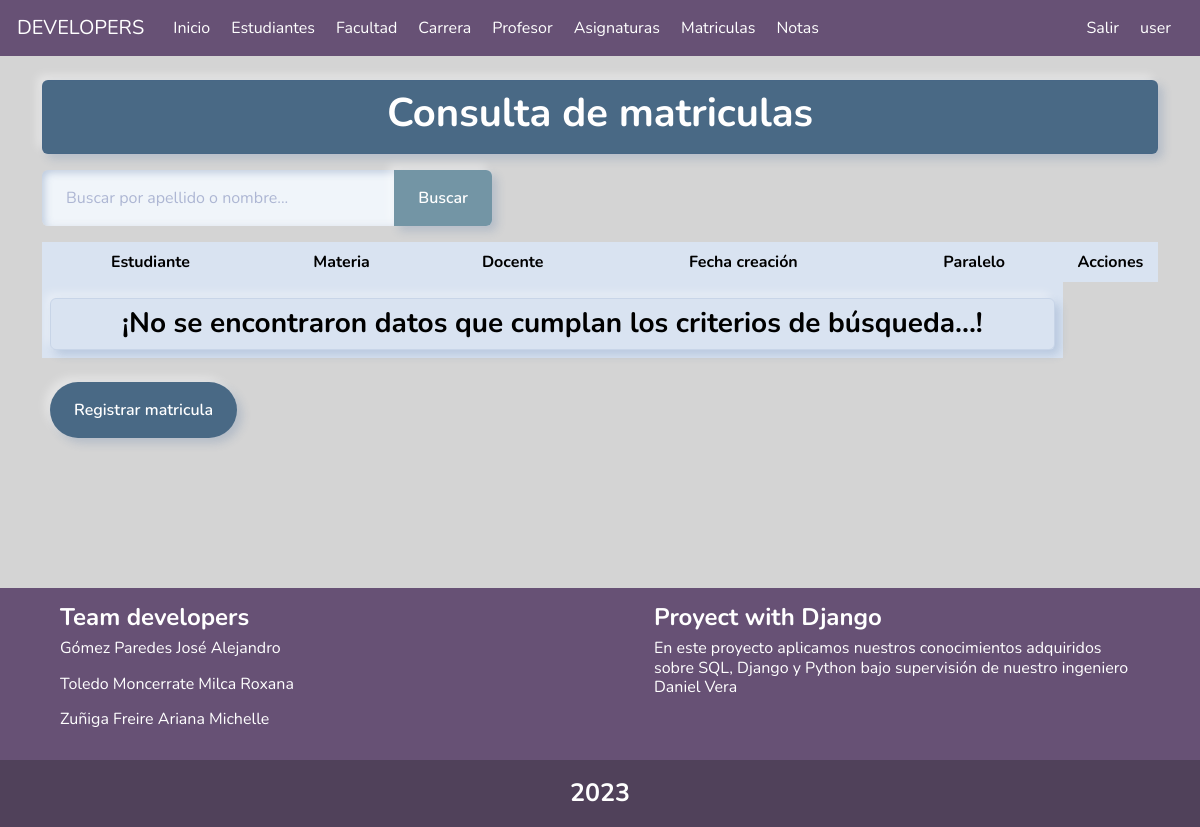
Page /enroll/ (signed in) on the earlier database version.
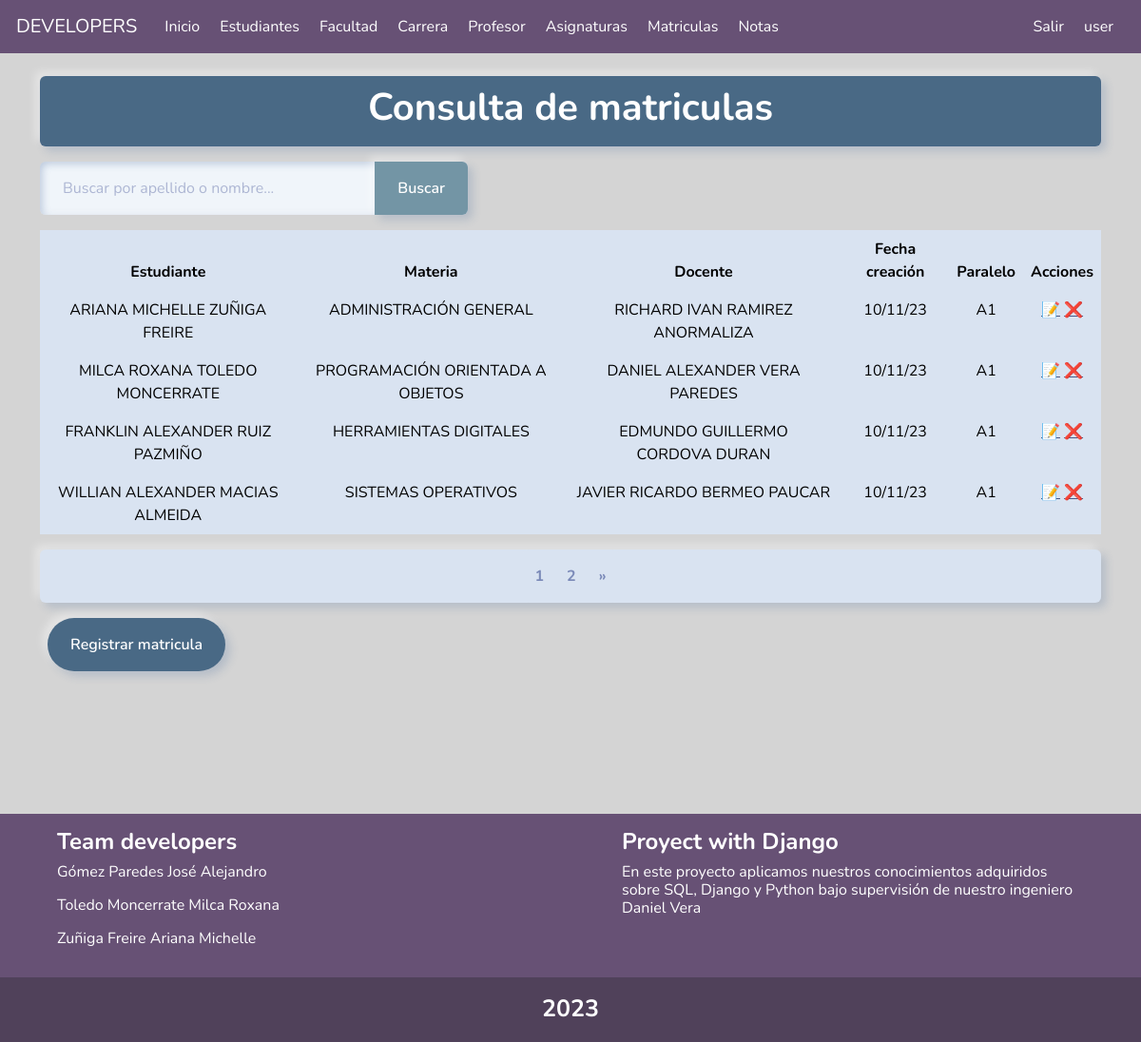
Same page on the later database version.
### notas/models.py (models this page shows, shortened)
class enrollment(models.Model):
    student = models.ForeignKey(Student, on_delete=models.CASCADE)
    subject = models.ForeignKey(Subject, on_delete=models.CASCADE)
    teacher = models.ForeignKey(Teacher, on_delete=models.PROTECT)
    fecha = models.DateTimeField(auto_now_add=True)
    paralell = models.CharField(
        'paralell', max_length=20, blank=False, null=False)

class Student(models.Model):
    firstname = models.CharField(
        'Nombres', max_length=200, null=False, blank=False)
    lastname = models.CharField(
        verbose_name="Apellidos", max_length=200, blank=False, null=False)
    created = models.DateTimeField(auto_now_add=True)
    dategraduate = models.DateTimeField(
        'Fecha Graduacion', null=True, blank=True)
    graduate = models.BooleanField('Graduado', default=False)
    user = models.ForeignKey(User, on_delete=models.CASCADE)
    carrera = models.ForeignKey(Carrer, default=None, on_delete=models.PROTECT)
    photo = models.ImageField(default='../media/default_photo.png',
                              upload_to='studentPhoto', blank=True, null=True)
    class Meta:
        verbose_name = ('Student')
        verbose_name_plural = ('Students')
        ordering = ('-lastname',)

class Subject(models.Model):
    name = models.CharField(verbose_name="name", max_length=200)
    code = models.CharField(verbose_name="code", max_length=20)
    semestre = models.IntegerField('semestre', default=1)
    is_active = models.BooleanField(verbose_name="is_active", default=True)

class Teacher(models.Model):
    firstname = models.CharField('Nombres', max_length=200)
    lastname = models.CharField(verbose_name="Apellidos", max_length=200)
    created = models.DateTimeField(auto_now_add=True)
    photo = models.ImageField(default='../media/default_photo.png',
                                upload_to='teacherPhoto', blank=True, null=True)
    user = models.ForeignKey(User, on_delete=models.CASCADE)
    class Meta:
        verbose_name = ('Teacher')
        verbose_name_plural = ('Teachers')
        ordering = ('-lastname',)

### notas/enroll.py (the view)
# urls.py: path('enroll/', enroll.init, name='enroll'),
@login_required
def init(request):
    print(request)
    context, Enrolls = None, None
    try:
        query = request.GET.get('q')  # ver
        if query:
            Enrolls = (enrollment.objects.filter(
                student__firstname__icontains=query) or
                enrollment.objects.filter
                (student__lastname__icontains=query) or
                enrollment.objects.filter
                (subject__name__icontains=query))
        else:
            Enrolls = enrollment.objects.all()
        paginator = Paginator(Enrolls, 4)
        pagina = request.GET.get('page', 1)
        matriculas_paginadas = paginator.get_page(pagina)
        context = {
            'matriculas': matriculas_paginadas,
            'title': 'Consulta de matriculas',
            'paginator': paginator,
            'num_pages': paginator.num_pages,
        }
        return render(request, 'matricula/enrolls.html', context)
    except ValueError:
        print(ValueError)
        return render(request, 'matricula/enrolls.html',
                      {'title': 'Consulta de matriculas',
                       'error': 'Ha ocurrido un error en la consulta'})

### notas/templates/matricula/enrolls.html (shortened to what this page needs)
{% extends "base.html" %}
{% load static%}
{% block content %}
 <div class="container">
    <div class="py-2 mt-4 border border-1 shadow rounded text-center color">
        <h1 class="fw-bold text-white text-success">{{title}}</h1>
    </div>
   <div class="mt-3">
        <div class="mt-2 d-flex justify-content-between flex-wrap">
            <form action="" style="max-width: 450px;">
                <div class="input-group">
                    <input type="text" size="100" class="form-control" placeholder="Buscar por apellido o nombre..." name="q" value="{{ request.GET.q }}">
                    <button class="btn botones text-white" data-bs-toggle="tooltip" data-bs-title="Escriba parte del apellido o nombre y click en buscar">
                        Buscar
                    </button>
                </div>
            </form>
        </div>
  </div>
  <div class="table-responsive mt-3">
     <table class="table table-borderless table-fluid">
    <thead class="text-center text-light ">
      <tr >
        <th>Estudiante</th>
        <th>Materia</th>
        <th>Docente</th>
        <th>Fecha creación</th>
        <th>Paralelo</th>
        <th>Acciones</th>
      </tr>
    </thead>
    <tbody>
      {% for matricula in matriculas %}
      <tr>
        <td style="text-align: center;">{{matricula.student.firstname|upper}} {{matricula.student.lastname|upper}}</td>
        <td style="text-align: center;">{{matricula.subject.name|upper}}</td>
        <td style="text-align: center;">{{matricula.teacher.firstname|upper}} {{matricula.teacher.lastname|upper}}</td>
        <td style="text-align: center;">{{matricula.fecha|date:"d/m/y"}}</td>
        <td style="text-align: center;">{{matricula.paralell|upper}}</td>
        <td style="text-align: center;">
          <a href="{% url 'update_enroll' matricula.id %}" data-bs-toggle="tooltip" data-bs-title="Editar matricula">📝</a>
          <a href="{% url 'delete_enroll' matricula.id %}" data-bs-toggle="tooltip" data-bs-title="Eliminar matricula">❌</a>
        </td>
      </tr>
      {% empty %}
      <tr>
         <td colspan="5" class="fw-bold h3 text-center">
            <div class="py-2 mt-2 border border-1 shadow rounded text-center">
              ¡No se encontraron datos que cumplan los criterios de búsqueda...!
            </div>
          </td>
      </tr>
    {% endfor %}
    </tbody>
     </table>
  </div>
  {% if paginator.num_pages > 1 %}
    <ul class="pagination">
        {% for page_num in paginator.page_range %}
            <li class="page-item text-danger fw-bold {% if page_num == pagina %}active{% endif %}">
                <a class="page-link fw-bold" href="{% url 'enroll' %}?page={{ page_num }}">{{ page_num }}</a>
            </li>
        {% endfor %}
        <li class="page-item">
            <a class="page-link fw-bold" href="{% url 'enroll' %}?page={{ paginator.num_pages }}">&raquo;</a>
        </li>
    </ul>
  {% endif %}
  <div class="m-2">
    <a href="{% url 'create_enroll' %}" class="btn color text-white" data-bs-toggle="tooltip" data-bs-title="Ingresar una nueva matricula">
        Registrar matricula
    </a>
  </div>
</div>
{% endblock content %}

### notas/templates/base.html (shortened to what this page needs)
<!DOCTYPE html>
<html lang="es">
  <head>
    {% load static%}
    <link rel="stylesheet" href={% static 'css/bootstrap.min.css' %}>
    <link rel="stylesheet" href={% static 'css/estilos.css' %}>
  </head>
  <body class="fondo">
    <div>
        <nav class="navbar navbar-expand-lg " data-bs-theme="dark">
      <div class="container-fluid"  class="navbar">
        <a class="navbar-brand" href="#">DEVELOPERS</a>
        <div class="collapse navbar-collapse" id="navbarColor01">
          <ul class="navbar-nav me-auto">
            <li class="nav-item">
              <a class="nav-link active" href={% url 'home' %}>Inicio
            </li>
            <li class="nav-item">
              <a class="nav-link" href={% url 'students' %}>Estudiantes</a>
            </li>
            <li class="nav-item">
              <a class="nav-link" href={%url 'faculty'%}>Facultad</a>
            </li>
            <li class="nav-item">
              <a class="nav-link" href="{%url 'carrers'%}">Carrera</a>
            </li>
            <li class="nav-item">
              <a class="nav-link" href={% url 'teachers'%}>Profesor</a>
            </li>
            <li class="nav-item">
              <a class="nav-link" href={%url 'subjects'%}>Asignaturas</a>
            </li>
            <li class="nav-item">
              <a class="nav-link" href={%url 'enroll'%}>Matriculas</a>
            </li>
            <li class="nav-item">
              <a class="nav-link" href={%url 'calification'%}>Notas</a>
            </li>
          </ul>
          <ul class="navbar-nav me-right">
            {% if user.is_authenticated %}
              <li class="nav-item">
                <a class="nav-link" href={% url 'logout' %}>Salir</a>
              </li>
              <li class="nav-item nav-link">
                {{user.username}} <img src="{{user.userprofile.photo.url}}" style="width:50px; heigth:50px">
              </li>
            {% else %}
                  <li class="nav-item" ><a class="nav-link" href={% url 'login' %}>Iniciar Sesion</a></li>
            {% endif %}
          </ul>
        </div>
      </div>
    </nav>
    </div>
    {% block content %}
    {% endblock content %}
    {% include 'footer.html' %}
  </body>
</html>

### notas/templates/footer.html
{% block footer %}
    <footer class="pie-pagina">
        <div class="grupo1">
            <div class="box">
                <h4 class="fw-bold text-white">Team developers</h4>
                <p>Gómez Paredes José Alejandro</p>
                <p>Toledo Moncerrate Milca Roxana</p>
                <p>Zuñiga Freire Ariana Michelle</p>
            </div>
            <div class="box">
                <h4 class="fw-bold text-white">Proyect with Django</h4>
                <p>En este proyecto aplicamos nuestros conocimientos adquiridos sobre SQL, Django y Python bajo supervisión de nuestro ingeniero Daniel Vera</p>
            </div>
        </div>
        <div class="grupo2">
            <small class="fw-bold">2023</small>
        </div>
    </footer>
{% endblock footer %}

### static/css/estilos.css (style rules this page uses)
.fondo { background-color: rgb(212, 212, 212) }
.navbar { background-color: #675175; text-indent: 5px; }
.nav-link { color: #fff; }
.color { background-color: #496985; }
.botones { background: #7395a5; }
.pie-pagina { width: 100%; background-color: #675175; margin-top: 150px; }
.pie-pagina .grupo1 { padding: 15px 0px ; width: 90%; max-width: 1200px; margin: auto; display:flex; justify-content: space-between; }
.pie-pagina .grupo1 .box { width: 45%; color: #fff; font-size: 16px; line-height: 1.2; }
.pie-pagina .grupo1 .box:last-child { margin-left: 5px; }
.pie-pagina .grupo2 { background-color: #50415a; padding: 15px 10px; text-align: center; color: #fff; }
.pie-pagina .grupo2 small { font-size: 25px; }

Differences in the rows shown:
added enrollment: student.firstname "ARIANA MICHELLE", student.lastname "ZUÑIGA FREIRE", subject.name "ADMINISTRACIÓN GENERAL", teacher.firstname "RICHARD IVAN", teacher.lastname "RAMIREZ ANORMALIZA", fecha "10/11/23", paralell "A1"
added enrollment: student.firstname "MILCA ROXANA", student.lastname "TOLEDO MONCERRATE", subject.name "PROGRAMACIÓN ORIENTADA A OBJETOS", teacher.firstname "DANIEL ALEXANDER", teacher.lastname "VERA PAREDES", fecha "10/11/23", paralell "A1"
added enrollment: student.firstname "FRANKLIN ALEXANDER", student.lastname "RUIZ PAZMIÑO", subject.name "HERRAMIENTAS DIGITALES", teacher.firstname "EDMUNDO GUILLERMO", teacher.lastname "CORDOVA DURAN", fecha "10/11/23", paralell "A1"
added enrollment: student.firstname "WILLIAN ALEXANDER", student.lastname "MACIAS ALMEIDA", subject.name "SISTEMAS OPERATIVOS", teacher.firstname "JAVIER RICARDO", teacher.lastname "BERMEO PAUCAR", fecha "10/11/23", paralell "A1"
Other differences:
new list line: "1"
new list line: "2"
text no longer shown: "¡No se encontraron datos que cumplan los criterios de búsqueda...!"
